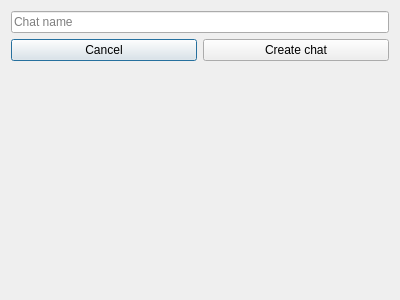
<?xml version="1.0" encoding="UTF-8"?>
<ui version="4.0">
 <class>CreateChat</class>
 <widget class="QDialog" name="CreateChat">
  <property name="geometry">
   <rect>
    <x>0</x>
    <y>0</y>
    <width>400</width>
    <height>300</height>
   </rect>
  </property>
  <property name="windowTitle">
   <string>Dialog</string>
  </property>
  <layout class="QGridLayout" name="gridLayout">
   <item row="0" column="0" colspan="2">
    <widget class="QLineEdit" name="ChatNameLineEdit">
     <property name="placeholderText">
      <string>Chat name</string>
     </property>
    </widget>
   </item>
   <item row="1" column="0">
    <widget class="QPushButton" name="CancelButton">
     <property name="text">
      <string>Cancel</string>
     </property>
    </widget>
   </item>
   <item row="1" column="1">
    <widget class="QPushButton" name="CreateChatButton">
     <property name="text">
      <string>Create chat</string>
     </property>
    </widget>
   </item>
   <item row="2" column="0" colspan="2">
    <widget class="QLabel" name="ErrorLabel">
     <property name="text">
      <string/>
     </property>
    </widget>
   </item>
  </layout>
 </widget>
 <resources/>
 <connections/>
</ui>
